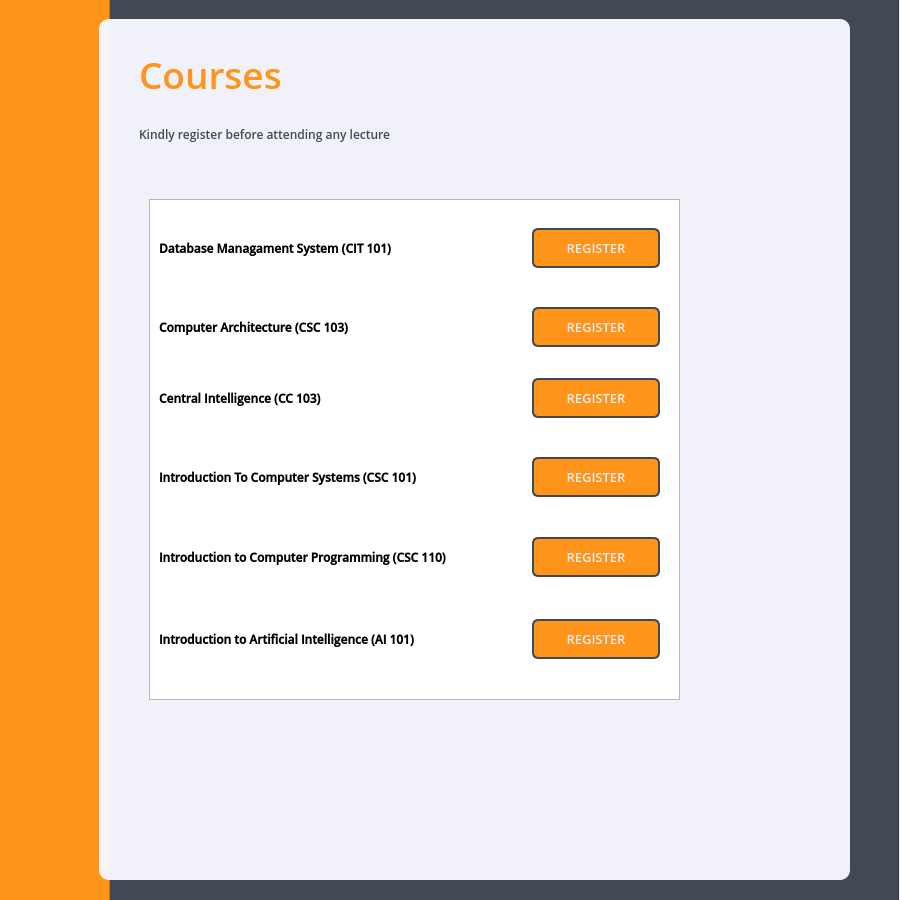
<?xml version="1.0" encoding="UTF-8"?>
<ui version="4.0">
 <class>MainWindow</class>
 <widget class="QMainWindow" name="MainWindow">
  <property name="geometry">
   <rect>
    <x>0</x>
    <y>0</y>
    <width>900</width>
    <height>900</height>
   </rect>
  </property>
  <property name="minimumSize">
   <size>
    <width>900</width>
    <height>900</height>
   </size>
  </property>
  <property name="maximumSize">
   <size>
    <width>900</width>
    <height>900</height>
   </size>
  </property>
  <property name="windowTitle">
   <string>MainWindow</string>
  </property>
  <property name="styleSheet">
   <string notr="true"/>
  </property>
  <widget class="QWidget" name="centralwidget">
   <widget class="QFrame" name="courses_main">
    <property name="geometry">
     <rect>
      <x>-1</x>
      <y>-1</y>
      <width>900</width>
      <height>911</height>
     </rect>
    </property>
    <property name="minimumSize">
     <size>
      <width>900</width>
      <height>911</height>
     </size>
    </property>
    <property name="maximumSize">
     <size>
      <width>900</width>
      <height>911</height>
     </size>
    </property>
    <property name="styleSheet">
     <string notr="true">#courses_main{
background: rgb(66, 73, 84);
}</string>
    </property>
    <property name="frameShape">
     <enum>QFrame::StyledPanel</enum>
    </property>
    <property name="frameShadow">
     <enum>QFrame::Raised</enum>
    </property>
    <widget class="QFrame" name="color_frame">
     <property name="geometry">
      <rect>
       <x>0</x>
       <y>-10</y>
       <width>111</width>
       <height>913</height>
      </rect>
     </property>
     <property name="minimumSize">
      <size>
       <width>111</width>
       <height>913</height>
      </size>
     </property>
     <property name="maximumSize">
      <size>
       <width>111</width>
       <height>913</height>
      </size>
     </property>
     <property name="styleSheet">
      <string notr="true">#color_frame{
background: rgb(255, 148, 26);
}</string>
     </property>
     <property name="frameShape">
      <enum>QFrame::StyledPanel</enum>
     </property>
     <property name="frameShadow">
      <enum>QFrame::Raised</enum>
     </property>
    </widget>
    <widget class="QFrame" name="course_frame">
     <property name="geometry">
      <rect>
       <x>100</x>
       <y>20</y>
       <width>751</width>
       <height>861</height>
      </rect>
     </property>
     <property name="minimumSize">
      <size>
       <width>751</width>
       <height>861</height>
      </size>
     </property>
     <property name="maximumSize">
      <size>
       <width>751</width>
       <height>861</height>
      </size>
     </property>
     <property name="styleSheet">
      <string notr="true">#course_frame{
background: #f7f7f7ff;
border-radius: 10px;
}</string>
     </property>
     <property name="frameShape">
      <enum>QFrame::StyledPanel</enum>
     </property>
     <property name="frameShadow">
      <enum>QFrame::Raised</enum>
     </property>
     <widget class="QLabel" name="course_heading">
      <property name="geometry">
       <rect>
        <x>40</x>
        <y>30</y>
        <width>191</width>
        <height>51</height>
       </rect>
      </property>
      <property name="styleSheet">
       <string notr="true">#course_heading{
  background: transparent;
	color: rgb(255, 148, 26);
font: 28pt open sans semibold;
}</string>
      </property>
      <property name="text">
       <string>Courses</string>
      </property>
     </widget>
     <widget class="QLabel" name="course_info">
      <property name="geometry">
       <rect>
        <x>40</x>
        <y>100</y>
        <width>321</width>
        <height>31</height>
       </rect>
      </property>
      <property name="styleSheet">
       <string notr="true">#course_info{
   background: transparent;
	font: 9pt open sans semibold;
	color: rgb(66, 73, 84);
}</string>
      </property>
      <property name="text">
       <string>Kindly register before attending any lecture</string>
      </property>
     </widget>
     <widget class="QListWidget" name="listWidget_2">
      <property name="geometry">
       <rect>
        <x>50</x>
        <y>180</y>
        <width>531</width>
        <height>501</height>
       </rect>
      </property>
     </widget>
     <widget class="QWidget" name="layoutWidget">
      <property name="geometry">
       <rect>
        <x>60</x>
        <y>200</y>
        <width>501</width>
        <height>60</height>
       </rect>
      </property>
      <layout class="QHBoxLayout" name="horizontalLayout">
       <property name="spacing">
        <number>36</number>
       </property>
       <property name="leftMargin">
        <number>0</number>
       </property>
       <property name="topMargin">
        <number>9</number>
       </property>
       <property name="bottomMargin">
        <number>11</number>
       </property>
       <item>
        <widget class="QLabel" name="course_1">
         <property name="font">
          <font>
           <family>Open Sans Semibold</family>
           <pointsize>9</pointsize>
           <weight>75</weight>
           <bold>true</bold>
          </font>
         </property>
         <property name="text">
          <string>Database Managament System (CIT 101)</string>
         </property>
        </widget>
       </item>
       <item>
        <widget class="QPushButton" name="regisbtn_1">
         <property name="minimumSize">
          <size>
           <width>128</width>
           <height>40</height>
          </size>
         </property>
         <property name="maximumSize">
          <size>
           <width>128</width>
           <height>40</height>
          </size>
         </property>
         <property name="styleSheet">
          <string notr="true">#regisbtn_1{
  background: rgb(255, 148, 26);
  color: #f2f2f2ff;
font: 10pt open sans semibold;
border-radius: 6px;
border: 2px solid rgb(66, 73, 84);
}</string>
         </property>
         <property name="text">
          <string>REGISTER</string>
         </property>
        </widget>
       </item>
      </layout>
     </widget>
     <widget class="QWidget" name="layoutWidget">
      <property name="geometry">
       <rect>
        <x>60</x>
        <y>280</y>
        <width>501</width>
        <height>59</height>
       </rect>
      </property>
      <layout class="QHBoxLayout" name="horizontalLayout_2">
       <property name="spacing">
        <number>0</number>
       </property>
       <property name="topMargin">
        <number>8</number>
       </property>
       <property name="bottomMargin">
        <number>11</number>
       </property>
       <item>
        <widget class="QLabel" name="course_2">
         <property name="font">
          <font>
           <family>Open Sans Semibold</family>
           <pointsize>9</pointsize>
           <weight>75</weight>
           <bold>true</bold>
          </font>
         </property>
         <property name="text">
          <string>Computer Architecture (CSC 103)</string>
         </property>
        </widget>
       </item>
       <item>
        <widget class="QPushButton" name="regisbtn_2">
         <property name="minimumSize">
          <size>
           <width>128</width>
           <height>40</height>
          </size>
         </property>
         <property name="maximumSize">
          <size>
           <width>128</width>
           <height>40</height>
          </size>
         </property>
         <property name="styleSheet">
          <string notr="true">#regisbtn_2{
  background: rgb(255, 148, 26);
  color: #f2f2f2ff;
font: 10pt open sans semibold;
border-radius: 6px;
border: 2px solid rgb(66, 73, 84);
}</string>
         </property>
         <property name="text">
          <string>REGISTER</string>
         </property>
        </widget>
       </item>
      </layout>
     </widget>
     <widget class="QWidget" name="layoutWidget">
      <property name="geometry">
       <rect>
        <x>60</x>
        <y>350</y>
        <width>501</width>
        <height>60</height>
       </rect>
      </property>
      <layout class="QHBoxLayout" name="horizontalLayout_3">
       <property name="spacing">
        <number>127</number>
       </property>
       <property name="topMargin">
        <number>9</number>
       </property>
       <property name="bottomMargin">
        <number>11</number>
       </property>
       <item>
        <widget class="QLabel" name="course_3">
         <property name="font">
          <font>
           <family>Open Sans Semibold</family>
           <pointsize>9</pointsize>
           <weight>75</weight>
           <bold>true</bold>
          </font>
         </property>
         <property name="text">
          <string>Central Intelligence (CC 103)</string>
         </property>
        </widget>
       </item>
       <item>
        <widget class="QPushButton" name="regisbtn_3">
         <property name="minimumSize">
          <size>
           <width>128</width>
           <height>40</height>
          </size>
         </property>
         <property name="maximumSize">
          <size>
           <width>128</width>
           <height>40</height>
          </size>
         </property>
         <property name="styleSheet">
          <string notr="true">#regisbtn_3{
  background: rgb(255, 148, 26);
  color: #f2f2f2ff;
font: 10pt open sans semibold;
border-radius: 6px;
border: 2px solid rgb(66, 73, 84);
}</string>
         </property>
         <property name="text">
          <string>REGISTER</string>
         </property>
        </widget>
       </item>
      </layout>
     </widget>
     <widget class="QWidget" name="layoutWidget">
      <property name="geometry">
       <rect>
        <x>60</x>
        <y>430</y>
        <width>501</width>
        <height>59</height>
       </rect>
      </property>
      <layout class="QHBoxLayout" name="horizontalLayout_4">
       <property name="spacing">
        <number>24</number>
       </property>
       <property name="topMargin">
        <number>8</number>
       </property>
       <property name="bottomMargin">
        <number>11</number>
       </property>
       <item>
        <widget class="QLabel" name="course_4">
         <property name="font">
          <font>
           <family>Open Sans Semibold</family>
           <pointsize>9</pointsize>
           <weight>75</weight>
           <bold>true</bold>
          </font>
         </property>
         <property name="text">
          <string>Introduction To Computer Systems (CSC 101)</string>
         </property>
        </widget>
       </item>
       <item>
        <widget class="QPushButton" name="regisbtn_4">
         <property name="minimumSize">
          <size>
           <width>128</width>
           <height>40</height>
          </size>
         </property>
         <property name="maximumSize">
          <size>
           <width>128</width>
           <height>40</height>
          </size>
         </property>
         <property name="font">
          <font>
           <family>open sans semibold</family>
           <pointsize>10</pointsize>
           <weight>50</weight>
           <italic>false</italic>
           <bold>false</bold>
          </font>
         </property>
         <property name="styleSheet">
          <string notr="true">#regisbtn_4{
  background: rgb(255, 148, 26);
  color: #f2f2f2ff;
font: 10pt open sans semibold;
border-radius: 6px;
border: 2px solid rgb(66, 73, 84);
}</string>
         </property>
         <property name="text">
          <string>REGISTER</string>
         </property>
        </widget>
       </item>
      </layout>
     </widget>
     <widget class="QWidget" name="layoutWidget">
      <property name="geometry">
       <rect>
        <x>60</x>
        <y>510</y>
        <width>501</width>
        <height>59</height>
       </rect>
      </property>
      <layout class="QHBoxLayout" name="horizontalLayout_5">
       <property name="topMargin">
        <number>8</number>
       </property>
       <property name="bottomMargin">
        <number>11</number>
       </property>
       <item>
        <widget class="QLabel" name="course_5">
         <property name="font">
          <font>
           <family>Open Sans Semibold</family>
           <pointsize>9</pointsize>
           <weight>75</weight>
           <bold>true</bold>
          </font>
         </property>
         <property name="text">
          <string>Introduction to Computer Programming (CSC 110)</string>
         </property>
        </widget>
       </item>
       <item>
        <widget class="QPushButton" name="regisbtn_5">
         <property name="minimumSize">
          <size>
           <width>90</width>
           <height>40</height>
          </size>
         </property>
         <property name="maximumSize">
          <size>
           <width>128</width>
           <height>40</height>
          </size>
         </property>
         <property name="styleSheet">
          <string notr="true">#regisbtn_5{
  background: rgb(255, 148, 26);
  color: #f2f2f2ff;
font: 10pt open sans semibold;
border-radius: 6px;
border: 2px solid rgb(66, 73, 84);
}</string>
         </property>
         <property name="text">
          <string>REGISTER</string>
         </property>
        </widget>
       </item>
      </layout>
     </widget>
     <widget class="QWidget" name="layoutWidget">
      <property name="geometry">
       <rect>
        <x>60</x>
        <y>590</y>
        <width>501</width>
        <height>61</height>
       </rect>
      </property>
      <layout class="QHBoxLayout" name="horizontalLayout_6">
       <property name="spacing">
        <number>48</number>
       </property>
       <property name="topMargin">
        <number>10</number>
       </property>
       <property name="bottomMargin">
        <number>11</number>
       </property>
       <item>
        <widget class="QLabel" name="course_6">
         <property name="font">
          <font>
           <family>Open Sans Semibold</family>
           <pointsize>9</pointsize>
           <weight>75</weight>
           <bold>true</bold>
          </font>
         </property>
         <property name="text">
          <string>Introduction to Artificial Intelligence (AI 101)</string>
         </property>
        </widget>
       </item>
       <item>
        <widget class="QPushButton" name="regisbtn_6">
         <property name="minimumSize">
          <size>
           <width>128</width>
           <height>40</height>
          </size>
         </property>
         <property name="maximumSize">
          <size>
           <width>128</width>
           <height>40</height>
          </size>
         </property>
         <property name="styleSheet">
          <string notr="true">#regisbtn_6{
  background: rgb(255, 148, 26);
  color: #f2f2f2ff;
font: 10pt open sans semibold;
border-radius: 6px;
border: 2px solid rgb(66, 73, 84);
}</string>
         </property>
         <property name="text">
          <string>REGISTER</string>
         </property>
        </widget>
       </item>
      </layout>
     </widget>
    </widget>
   </widget>
  </widget>
 </widget>
 <resources/>
 <connections/>
</ui>
